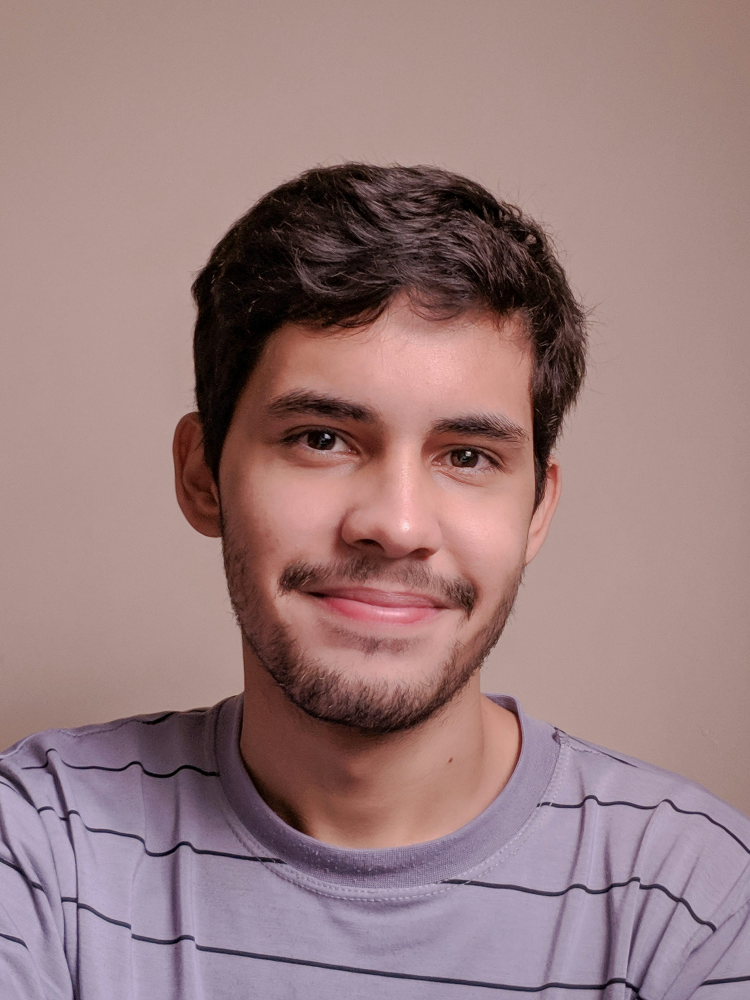
%> input picture Control_Final_Robot_DIC/1.jpg, 3000 x 4000 px (shown at 1/4 size)
$ octave Process_Pict_Pt1.m   (GNU Octave 9; MATLAB toolbox functions it lacks are replaced by stand-ins)
%> lines starting %> are read from the running program, lines starting %| are printed output that depends on the picture
% === Preprocesar imagen para sketch de robot ===
% Pasos:
% 1) Cargar imagen (JPG, PNG, etc.)
% 2) Convertir a escala de grises
% 3) Redimensionar para que el LADO MÁS LARGO represente 15 cm reales
% 4) Mejorar contraste
% 5) Filtrar ruido
% 6) Guardar info de escala física (cm/px)

clear; clc; close all;

%% 0) Parámetros del mundo real
ladoReal_cm = 15;      % Lado MÁS LARGO de la imagen en centímetros (real)
pxPorCm_deseado = 65;  % Resolución: pixeles por centímetro (ajústalo a tu gusto)

% Pixeles que debería tener el lado más largo
ladoMax_dest_px = ladoReal_cm * pxPorCm_deseado;

%% 1) Cargar imagen
nombre = ['' ...
    '1.jpg'];   % <- cambia esto por tu archivo
I = imread(nombre);

fprintf('Imagen cargada: %s\n', nombre);

%% 2) Convertir a escala de grises
if size(I,3) == 3
    Igray = rgb2gray(I);
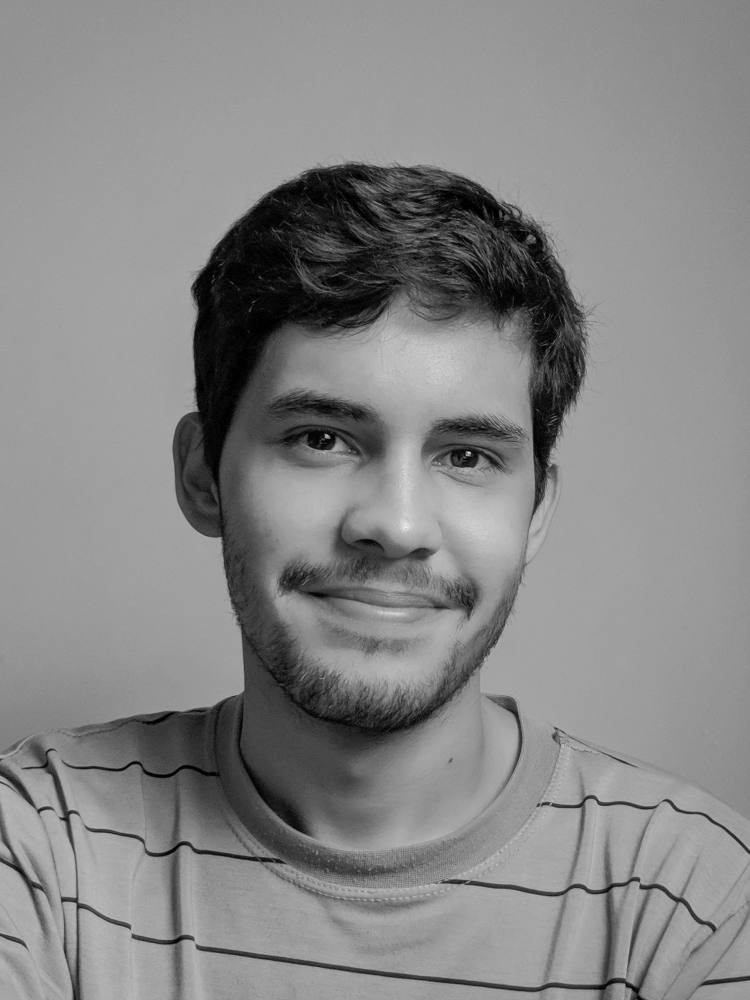
%> Igray: size 4000x3000 uint8 (shown at 1/4 size); min 0, max 243, mean 133.9
else
    Igray = I;
end

Igray = im2double(Igray);
%> Igray: size 4000x3000 double

figure;
imshow(Igray);
title('Paso 1: Imagen en escala de grises');

%% 3) Redimensionar para que el lado más largo represente 15 cm

[rows, cols] = size(Igray);
%> rows = 4000; cols = 3000
ladoMax_orig_px = max(rows, cols);
%> ladoMax_orig_px = 4000

% Factor de escala para que el lado más largo tenga ladoMax_dest_px pixeles
scale = ladoMax_dest_px / ladoMax_orig_px;
%> scale = 0.244

% Si NO quieres agrandar imágenes pequeñas, descomenta esta línea:
% scale = min(scale, 1);

Ires = imresize(Igray, scale);
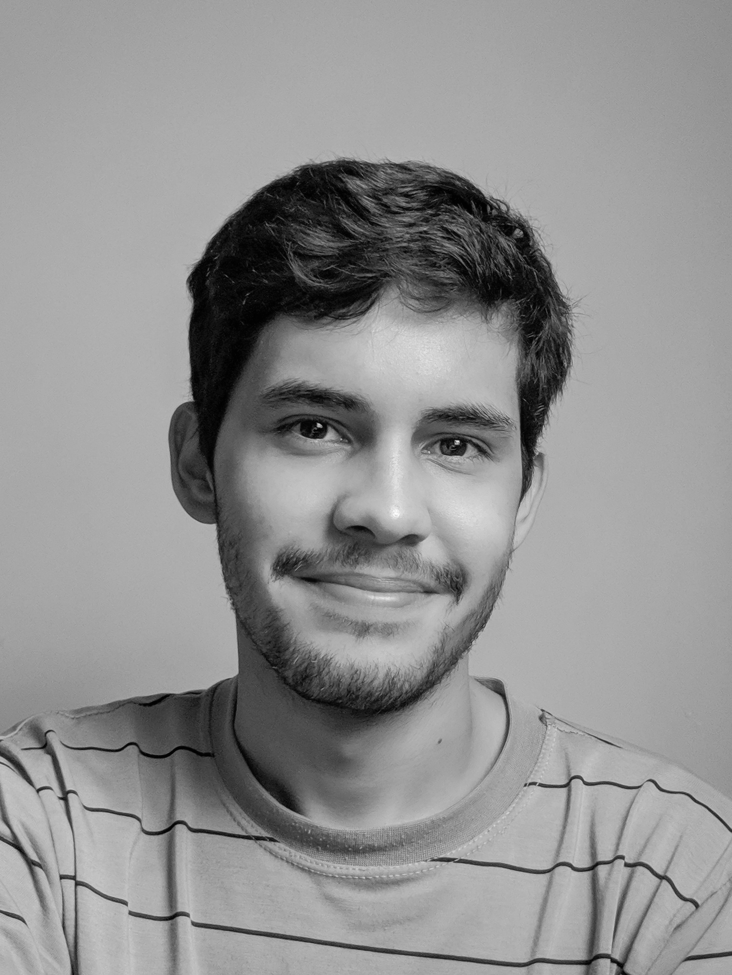
%> Ires: size 975x732 double; min -0.00772, max 0.928, mean 0.525; drawn with min black and max white

[rows_res, cols_res] = size(Ires);
%> rows_res = 975; cols_res = 732
ladoMax_res_px = max(rows_res, cols_res);
%> ladoMax_res_px = 975

% Cálculo real de pixeles por cm y cm por pixel (por si hay redondeos)
pxPorCm_real = ladoMax_res_px / ladoReal_cm;   % px/cm realmente obtenido
%> pxPorCm_real = 65
cmPorPx      = ladoReal_cm / ladoMax_res_px;   % cm por cada pixel
%> cmPorPx = 0.0154

figure;
imshow(Ires);
title(sprintf('Paso 2: Redimensionada (lado max = %.1f cm, ~%.2f px/cm)', ...
    ladoReal_cm, pxPorCm_real));

fprintf('Lado más largo real: %d px -> %.1f cm (%.3f cm/px)\n', ...
    ladoMax_res_px, ladoReal_cm, cmPorPx);
%| Lado más largo real: 975 px -> 15.0 cm (0.015 cm/px)

%% 4) Mejorar contraste

% === High-Boost Filtering para un contraste MUY fuerte ===
% alpha controla qué tan agresivo quieres el contraste
alpha = .1;     % prueba 1.3, 1.6, 2.0, 2.5 (más grande = contraste más duro)

blurred = imgaussfilt(Ires, 50);          % suavizado para separar tonos
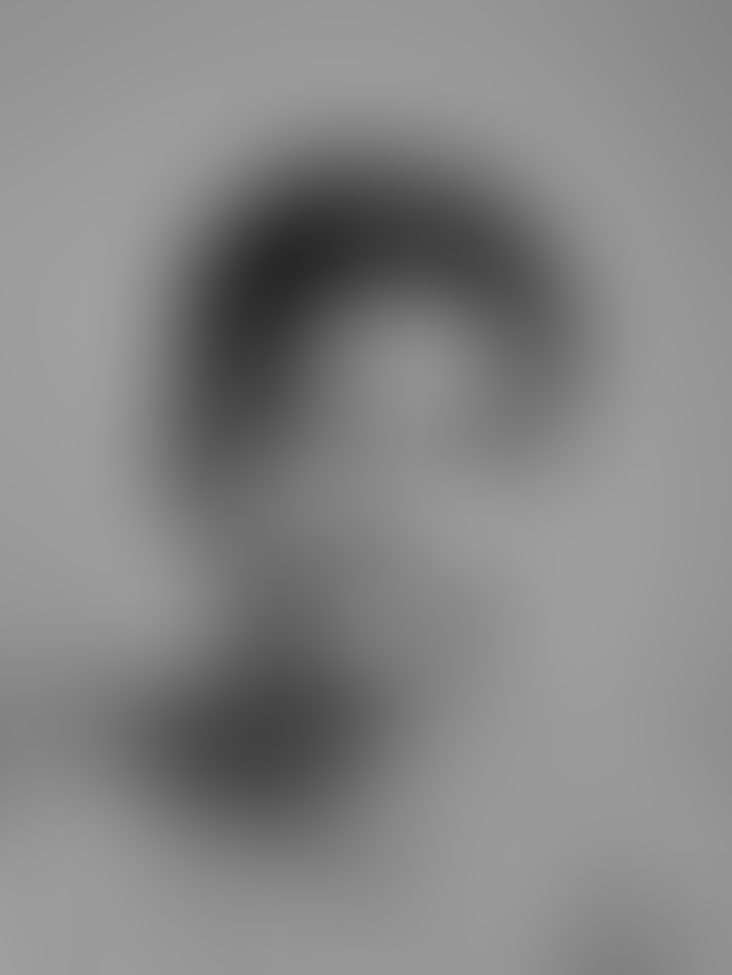
%> blurred: size 975x732 double; min 0.157, max 0.629, mean 0.525
highBoost = Ires + (Ires - blurred) * alpha;

% === Ecualización adaptativa para reflejar más detalle ===
Icontrast = adapthisteq(highBoost, 'ClipLimit', 0.02);
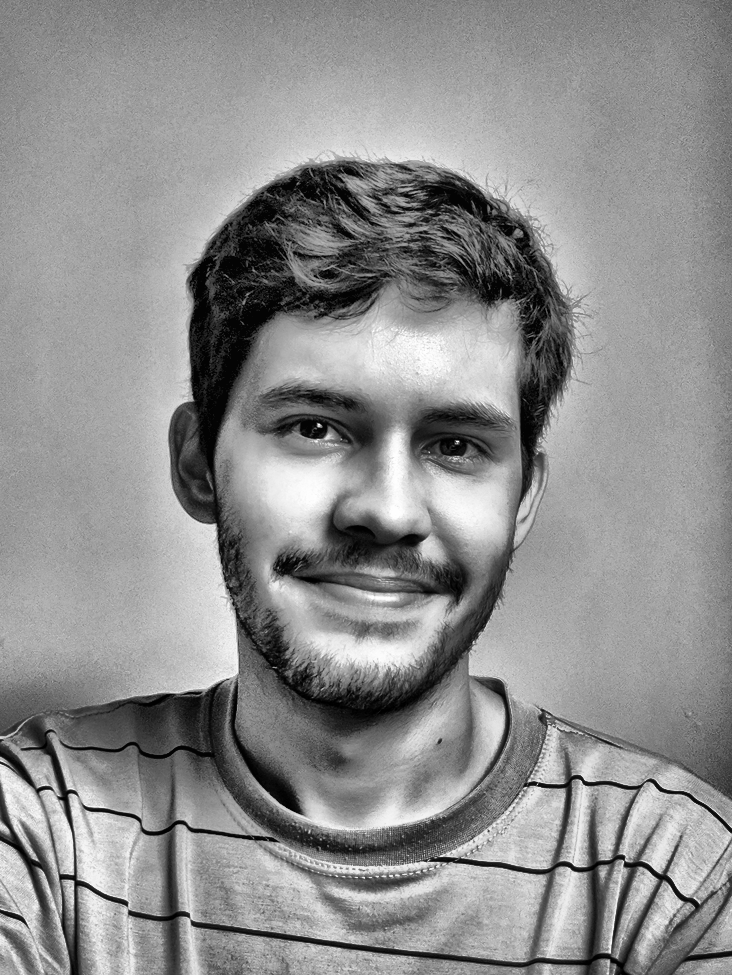
%> Icontrast: size 975x732 double; min 0, max 1, mean 0.559

figure;
imshow(Icontrast);
title('Contraste ULTRA mejorado (High-Boost + CLAHE)');


%% 5) Filtrar ruido (elige uno: mediana o gaussiano)

% Opción A: Filtro mediano (bueno para ruido tipo sal y pimienta)
Ifilt = medfilt2(Icontrast, [3 3]);

% Opción B: Filtro gaussiano (si prefieres suavizado más "suave")
% Ifilt = imgaussfilt(Icontrast, 1);  % sigma = 1

figure;
imshow(Ifilt);
title('Paso 4: Imagen filtrada (menos ruido)');

%% 6) Guardar resultado para siguientes pasos (binarización, trayectorias, etc.)

save('imagen_preprocesada.mat', ...
     'Ifilt', ...          % imagen lista para binarizar
     'scale', ...          % escala aplicada sobre la original
     'ladoReal_cm', ...    % 15 cm (lado más largo en el mundo real)
     'pxPorCm_real', ...   % resolución real px/cm
     'cmPorPx');           % factor para pasar de pixeles a cm

fprintf('Preprocesado completo.\n');
fprintf('Guardado en imagen_preprocesada.mat (cmPorPx = %.4f cm/px)\n', cmPorPx);
%| Guardado en imagen_preprocesada.mat (cmPorPx = 0.0154 cm/px)

$ run again, with Control_Final_Robot_DIC/3.jpg copied over Control_Final_Robot_DIC/1.jpg
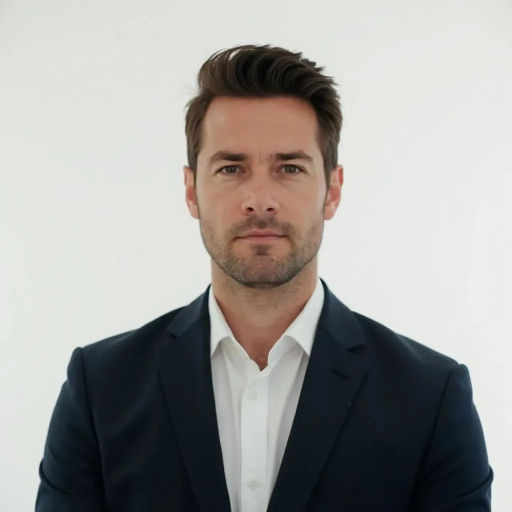
%> input picture Control_Final_Robot_DIC/3.jpg, 1024 x 1024 px (shown at 1/2 size)
%> I is the input picture: size 1024x1024x3 uint8; mean R, G, B 159.8, 158.9, 155.5
%| Lado más largo real: 975 px -> 15.0 cm (0.015 cm/px)
%> `blurred = imgaussfilt(Ires, 50);`:
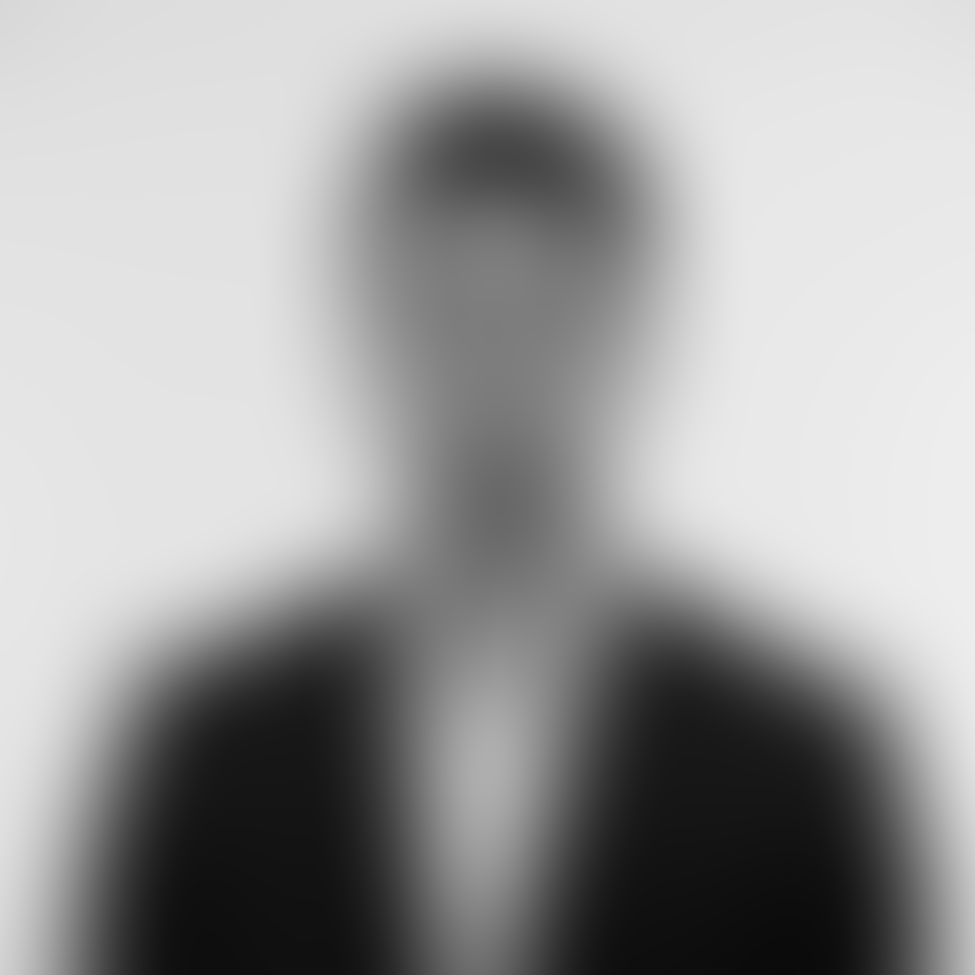
%> blurred: size 975x975 double; min 0.0424, max 0.933, mean 0.623
%> `Icontrast = adapthisteq(highBoost, 'ClipLimit', 0.02);`:
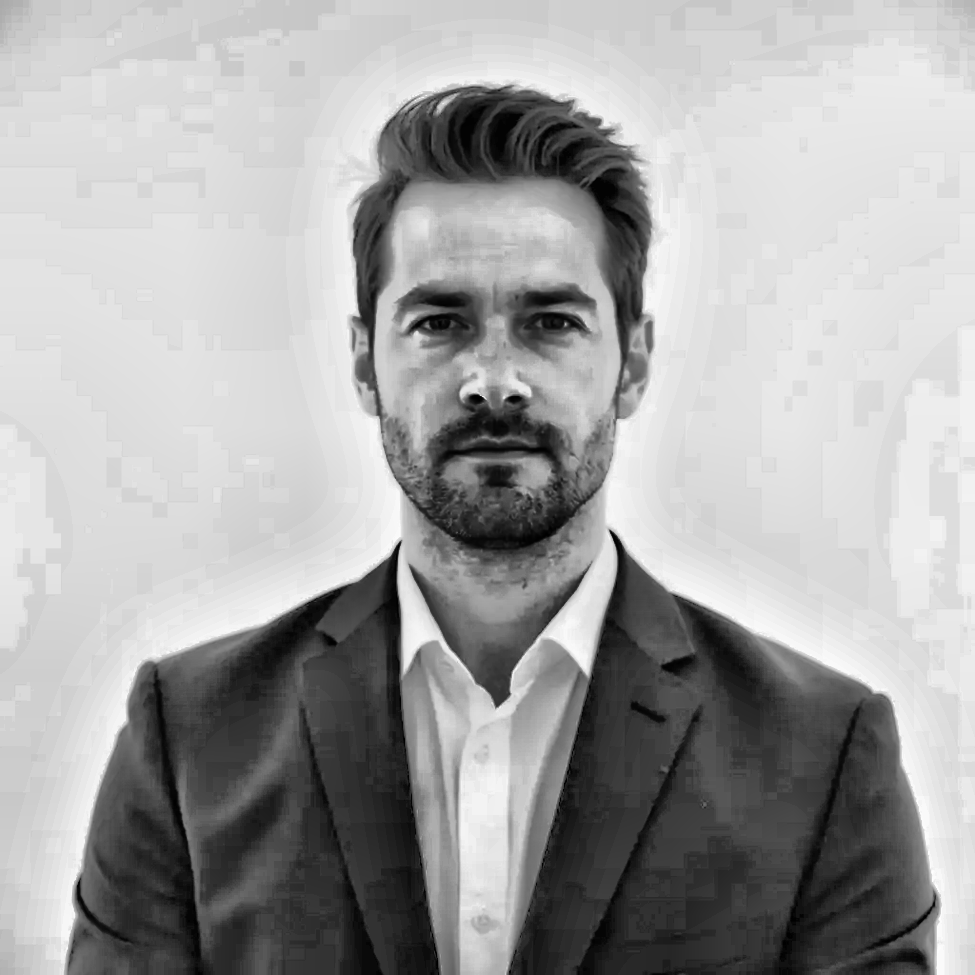
%> Icontrast: size 975x975 double; min 0, max 1, mean 0.644
%| Guardado en imagen_preprocesada.mat (cmPorPx = 0.0154 cm/px)

$ run again, with Control_Final_Robot_DIC/4.jpg copied over Control_Final_Robot_DIC/1.jpg
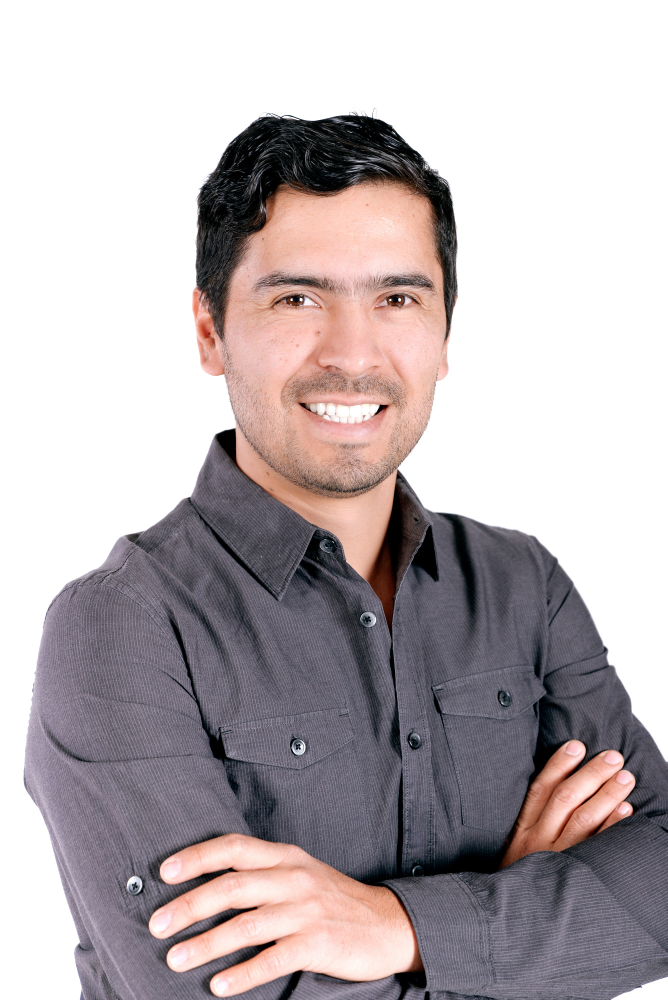
%> input picture Control_Final_Robot_DIC/4.jpg, 1335 x 2000 px (shown at 1/2 size)
%> I is the input picture: size 2000x1335x3 uint8; mean R, G, B 185.2, 176.4, 178.9
%| Lado más largo real: 975 px -> 15.0 cm (0.015 cm/px)
%> `blurred = imgaussfilt(Ires, 50);`:
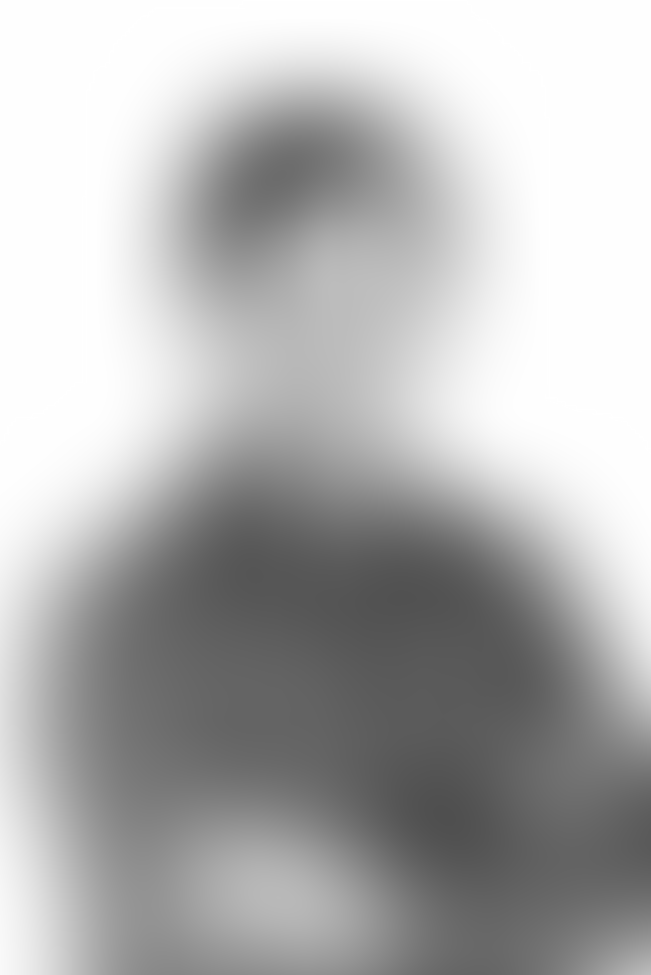
%> blurred: size 975x651 double; min 0.312, max 1, mean 0.704
%> `Icontrast = adapthisteq(highBoost, 'ClipLimit', 0.02);`:
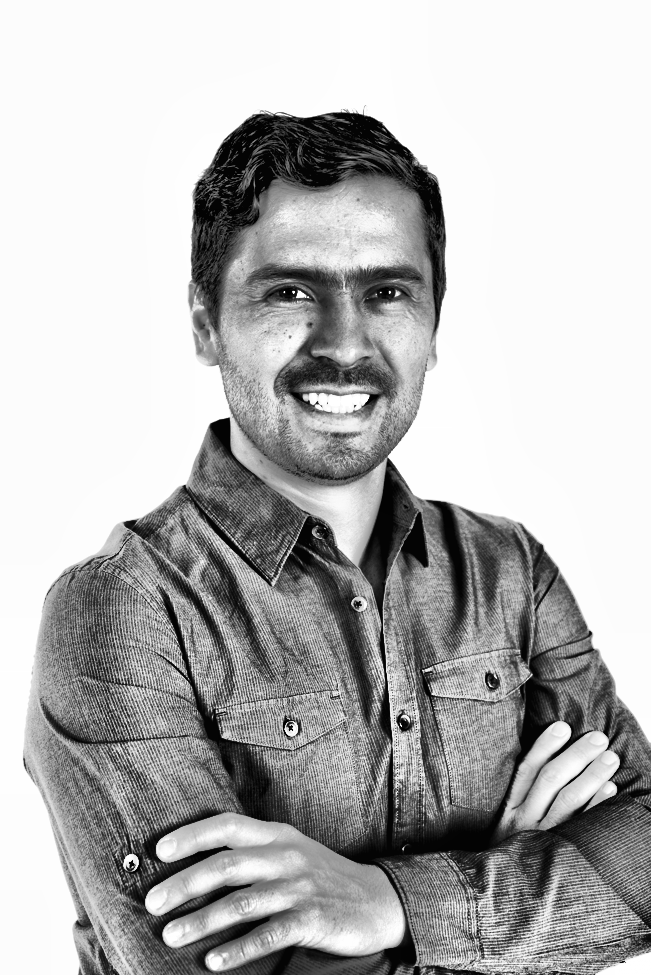
%> Icontrast: size 975x651 double; min 0, max 1, mean 0.711
%| Guardado en imagen_preprocesada.mat (cmPorPx = 0.0154 cm/px)
